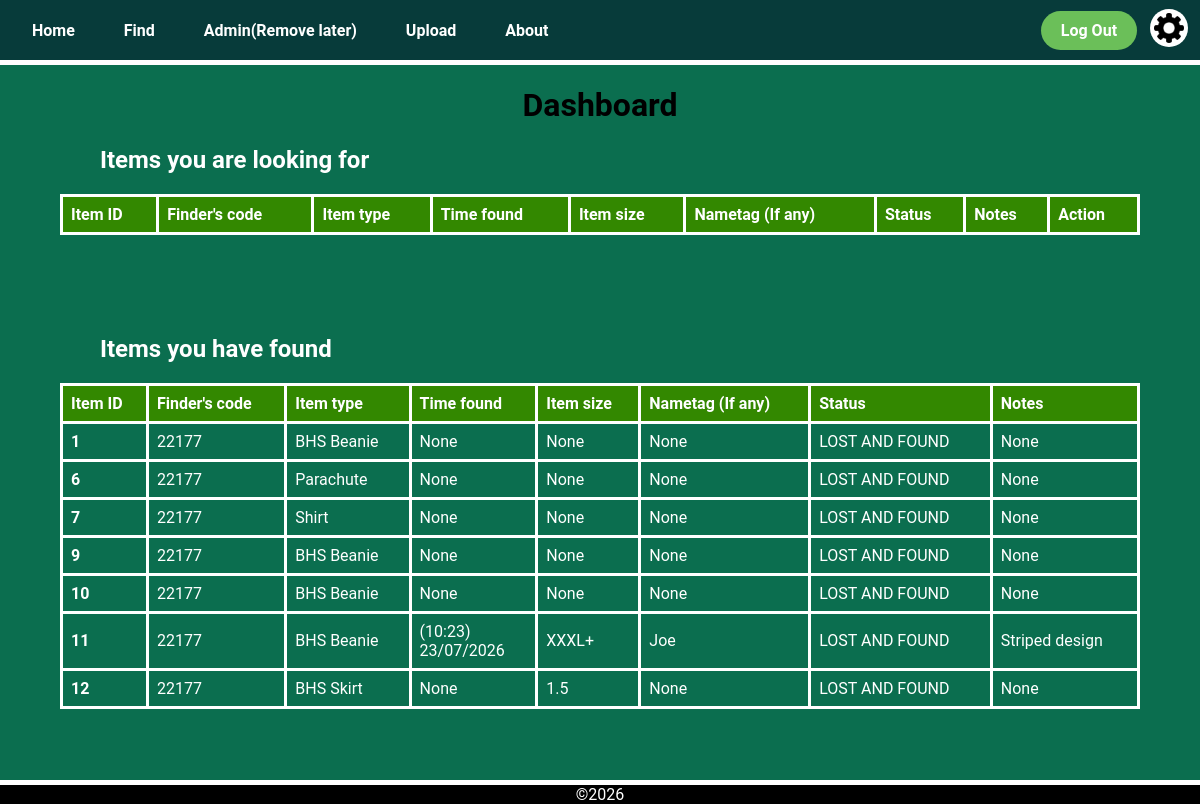
The page /dashboard (signed in) on the database its author committed.
### app.py (models this page shows)
class LostItem(db.Model):
    __tablename__ = 'lost_item'
    item_id = db.Column(db.Integer, primary_key=True)
    finder_id = db.Column(db.Integer, db.ForeignKey('user.user_id'))
    item_type = db.Column(db.String(50))
    time_found = db.Column(db.String(50))
    size = db.Column(db.String(50))
    nametag = db.Column(db.String(50))
    status = db.Column(db.String(50))
    notes = db.Column(db.String(50))
    colours = db.relationship('Colour', secondary='lostitem_colour', backref='lost_items')

### app.py (the view)
@app.route('/dashboard', methods=['POST', 'GET'])
@login_required
def dashboard():
    lost_items = LostItem.query.filter_by(finder_id=current_user.school_code,
                                          status='LOOKING FOR').all()
    lost_and_found_items = LostItem.query.filter_by(finder_id=current_user.school_code,
                                                    status='LOST AND FOUND').all()
    return render_template('dashboard.html',
                           title='Dashboard',
                           lost_items=lost_items,
                           lost_and_found_items=lost_and_found_items,
                           user_name = (f'{current_user.first_name} {current_user.last_name}'))

### app.py (called while the page is built)
@login_manager.user_loader
def load_user(user_id):
    return User.query.get(int(user_id))

@app.context_processor
def inject_variables():
    return dict(show_footer=True,
                logged_in = current_user.is_authenticated)

### templates/dashboard.html (shortened to what this page needs)
{% extends "layout.html" %}
{% block content %}
<h1 class="title">
    Dashboard
</h1>
<table class="item_info_table">
  <h2 class="sub_heading">Items you are looking for</h2>
    <tr>
      <th class="item_info_header">Item ID</th>
      <th class="item_info_header">Finder's code</th>
      <th class="item_info_header">Item type</th>
      <th class="item_info_header">Time found</th>
      <th class="item_info_header">Item size</th>
      <th class="item_info_header">Nametag (If any)</th>
      <th class="item_info_header">Status</th>
      <th class="item_info_header">Notes</th>
      <th class="item_info_header">Action</th>
    </tr>
</table>
<table class="item_info_table">
  <h2 class="sub_heading">Items you have found</h2>
    <tr>
      <th class="item_info_header">Item ID</th>
      <th class="item_info_header">Finder's code</th>
      <th class="item_info_header">Item type</th>
      <th class="item_info_header">Time found</th>
      <th class="item_info_header">Item size</th>
      <th class="item_info_header">Nametag (If any)</th>
      <th class="item_info_header">Status</th>
      <th class="item_info_header">Notes</th>
    </tr>
    {% for item in lost_and_found_items %}
    <tr class="item_info_row">
      <th>{{item.item_id}}</th>
      <td>{{item.finder_id}}</td>
      <td>{{item.item_type}}</td>
      <td>
        {% if item.time_found is not none %}
          ({{ item.time_found[11:16] }})<br>{{ item.time_found[8:10] }}/{{ item.time_found[5:7] }}/{{ item.time_found[0:4] }}
        {% else %}
          {{item.time_found}}
        {% endif %}
      </td>
      <td>{{item.size}}</td>
      <td>{{item.nametag}}</td>
      <td>{{item.status}}</td>
      <td>{{item.notes}}</td>
    </tr>
    {% endfor %}
</table>
{% endblock %}

### templates/layout.html (shortened to what this page needs)
<!DOCTYPE html>
<html lang="en">
<head>
    <link rel="stylesheet" href="../static/css/style.css">
</head>
<body>
    <nav>{% include "navigation.html"%}</nav>
    <main>{% block content %} {% endblock %}</main>
    {% if show_footer %}
    <footer>
        ©2026
    </footer>
    {% endif %}
</body>
</html>

### templates/navigation.html
<div class="navigation_bar">
    <div class="navigation_links">
        <a href="/home">Home</a>
        <a href="/find">Find</a>
        <a href="/admin">Admin(Remove later)</a>
        <a href="/upload">Upload</a>
        <a href="/about">About</a>
    </div>
    {% if logged_in %}
    <div class="navigation_buttons">
        <div class="signlog">
            <a href="logout">Log Out</a>
        </div>
        <a class="settings_button" href="settings">
            <img src="/static/images/settings_button.png" alt="Settings">
        </a>
    </div>
    {% else %}
    <div class="signlog">
        <a href="/login">Login</a>
        <a href="/signup">Signup</a>
    </div>
    {% endif %}
</div>

### static/css/style.css (style rules this page uses)
body { background-color: var(--dark-emerald); font-family: "Roboto", sans-serif; margin: 0; padding: 0; color: black; }
.title { text-align: center; }
:root { --dark-teal: #073b3aff; --dark-emerald: #0b6e4fff; --medium-jungle: #08a045ff; --moss-green: #6bbf59ff; --soft-fawn: #ddb771ff; --transition-time: 0.4s; }
.navigation_bar { background-color: var(--dark-teal); display: flex; justify-content: space-between; align-items: center; padding: 0 12px; margin-left: 0; border-bottom: 5px solid white; height: 60px; }
.navigation_links a { margin-right: 5px; padding: 20px 20px; border-radius: 2px; color: #FFFFFF; font-weight: bold; text-decoration: none; height: 100%; transition: var(--transition-time); }
.signlog a { margin-right: 0px; margin-left: 9px; background-color: var(--moss-green); color:#FFFFFF; padding: 10px 20px; border-radius: 50px; font-weight: bold; text-decoration: none; transition: var(--transition-time); }
.signlog, .settings_button { display: inline-block; vertical-align: middle; }
.settings_button img { width: 30px; height: 30px; margin: 0; padding: 4px; background-color: white; border-radius: 100%; cursor: pointer; margin-left: 9px; }
.sub_heading { text-align: left; color: white; margin-left: 100px; }
.item_info_table { border-collapse: collapse; width: 90%; margin: 0 auto 100px auto; text-align: left; color: #FFFFFF; border: 3px solid white; }
.item_info_table th { border: 3px solid white; text-align: left; padding: 8px; }
.item_info_table td { border: 3px solid white; text-align: left; padding: 8px; }
.item_info_header { background-color: #338800; }
footer { background-color: #000000; border-top: 5px solid white; border-bottom: 5px solid white; text-align: center; color: white; width: 100%; position: fixed; bottom: 0; }

### rows shown on the page
LostItem: item_id "1", finder_id "22177", item_type "BHS Beanie", time_found "None", size "None", nametag "None", status "LOST AND FOUND", notes "None"
LostItem: item_id "6", finder_id "22177", item_type "Parachute", time_found "None", size "None", nametag "None", status "LOST AND FOUND", notes "None"
LostItem: item_id "7", finder_id "22177", item_type "Shirt", time_found "None", size "None", nametag "None", status "LOST AND FOUND", notes "None"
LostItem: item_id "9", finder_id "22177", item_type "BHS Beanie", time_found "None", size "None", nametag "None", status "LOST AND FOUND", notes "None"
LostItem: item_id "10", finder_id "22177", item_type "BHS Beanie", time_found "None", size "None", nametag "None", status "LOST AND FOUND", notes "None"
LostItem: item_id "11", finder_id "22177", item_type "BHS Beanie", time_found "10:23", time_found "23", time_found "07", time_found "2026", size "XXXL+", nametag "Joe", status "LOST AND FOUND", notes "Striped design"
LostItem: item_id "12", finder_id "22177", item_type "BHS Skirt", time_found "None", size "1.5", nametag "None", status "LOST AND FOUND", notes "None"
